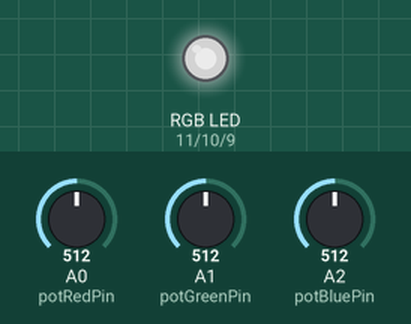
The sketch below on a simulated Arduino Uno, built with avr-gcc and run on an emulated ATmega328P. Parts: an RGB LED mixed from three pins (HIGH = lit). The inputs (shaded band) are chosen by the test bench; at power-on: A0 (potRedPin) = 512, A1 (potGreenPin) = 512, A2 (potBluePin) = 512. Dim RGB values are drawn brighter than linear.

Above: at 1.2 s.
1.3 s: A0 (potRedPin) set to 716
At 1.7 s:
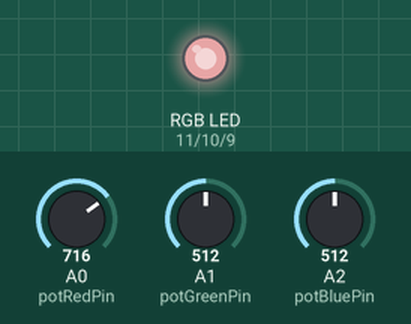
2.8 s: A1 (potGreenPin) set to 716
At 4.0 s:
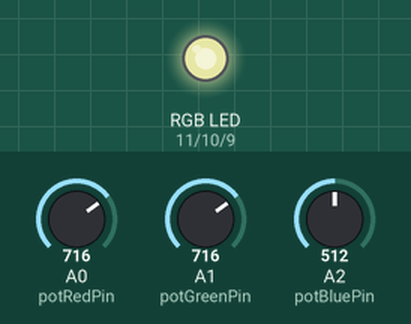
4.3 s: A2 (potBluePin) set to 716
At 5.2 s:
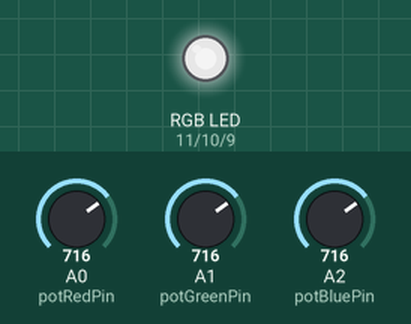
5.8 s: A0 (potRedPin) set to 900
At 6.3 s:
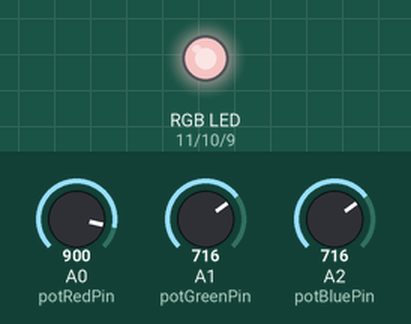
7.3 s: A1 (potGreenPin) set to 900
At 8.5 s:
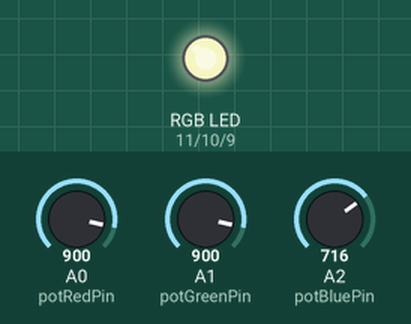
8.8 s: A2 (potBluePin) set to 900
At 9.8 s:
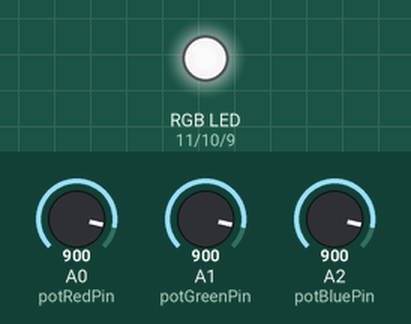
Timing chart, 0 to 11.3 s (numbered marks = the images above; inputs shaded):
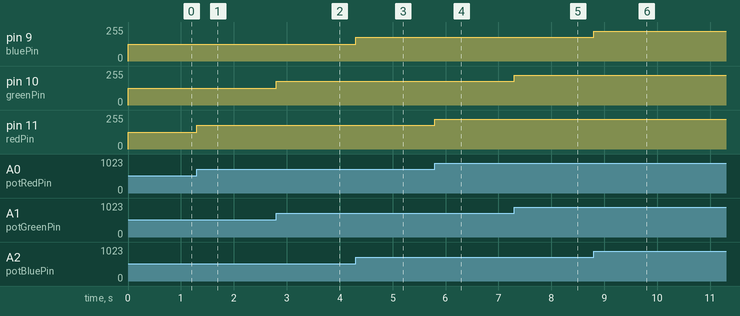

Measured:
- after the input at 1.3 s, pin 11 (redPin): 127/255 → 178/255 at once
- after the input at 2.8 s, pin 10 (greenPin): 127/255 → 178/255 at once
- after the input at 4.3 s, pin 9 (bluePin): 127/255 → 178/255 at once
- after the input at 5.8 s, pin 11 (redPin): 178/255 → 224/255 at once
- after the input at 7.3 s, pin 10 (greenPin): 178/255 → 224/255 at once
- after the input at 8.8 s, pin 9 (bluePin): 178/255 → 224/255 at once

The sketch:

RGB_led_homework_1.ino
```cpp
const int potRedPin = A0;
const int potGreenPin= A1;
const int potBluePin = A2;

const int redPin = 11;
const int greenPin = 10;
const int bluePin = 9;

int potRed, potGreen, potBlue;

void setup() {
  // put your setup code here, to run once:
  Serial.begin(9600);

  pinMode(potRedPin, INPUT);
  pinMode(potGreenPin, INPUT);
  pinMode(potBluePin, INPUT);

}

void loop() {
  // put your main code here, to run repeatedly:
  potRed = analogRead(potRedPin);
  potGreen = analogRead(potGreenPin);
  potBlue = analogRead(potBluePin);

  int potRedValue = map(potRed, 0, 1023, 0, 255);
  int potGreenValue = map(potGreen, 0, 1023, 0, 255);
  int potBlueValue = map(potBlue, 0, 1023, 0 , 255);

  setColor(potRedValue, potGreenValue, potBlueValue);
  delay(1);
}

void setColor(int red, int green, int blue)
{
  analogWrite(redPin, red);
  analogWrite(greenPin, green);
  analogWrite(bluePin, blue);
}
```
